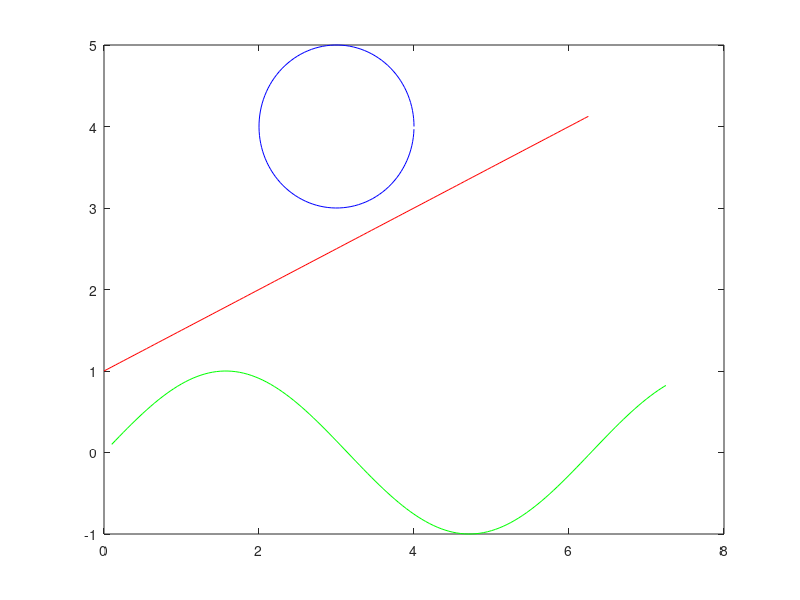
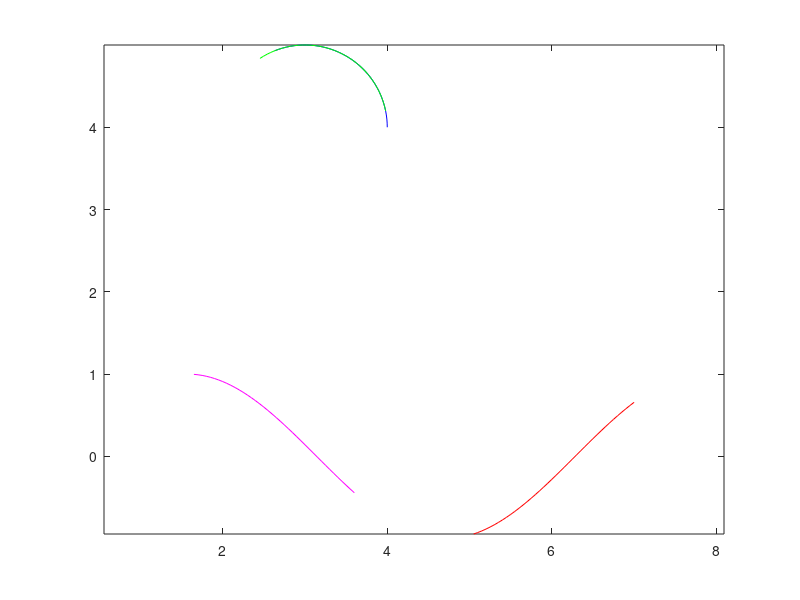
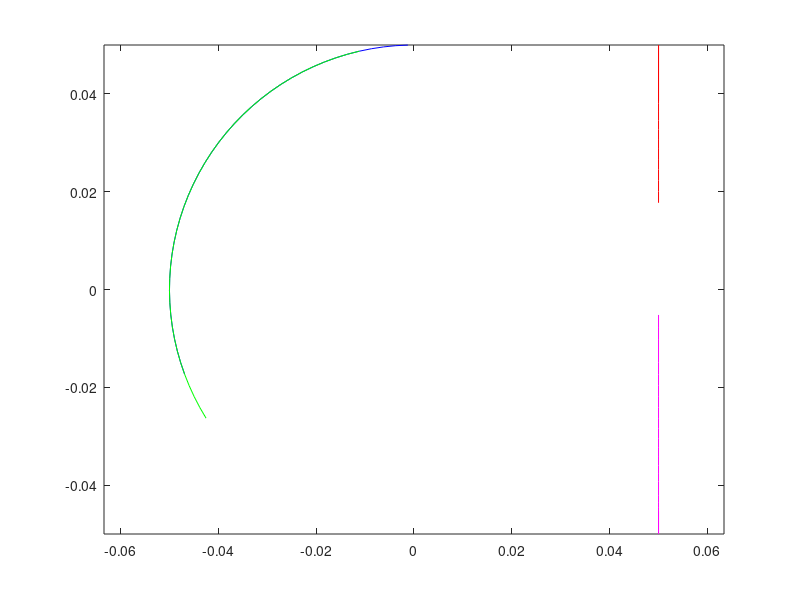

Source code (MATLAB) for these figures, in order: (Note: this script raises an error after producing the figures.)
% small test

% circle
c = [ 3 4];
r = 1;
t = 0:0.05:2*pi;

sx1 = c(1) + r * cos(t) + 0.0*randn(size(t));
sy1 = c(2) + r * sin(t) + 0.000*randn(size(t));


A = [0.9988 -0.05;0.05 0.9988];

plot(sx1,sy1,'b');


% sin
sx2 = 0.1:0.05:2*pi+1;
sy2 = sin(sx2);

hold on;plot(sx2,sy2,'g');hold off;

k = 0.5;
b = 1;
sx3 = 0:0.05:2*pi;
sy3 = k * sx3 + b;

hold on;plot(sx3,sy3,'r');hold off;

L = 40;

ind1 = 1:1+L-1;
% ind1 = 1:length(t);
% ind1 = 1:126;
ind2 = 5:5+L-1;
ind3 = 32:32+L-1;
ind4 = 100:100+L-1;

x1 = sx1(ind1);
y1 = sy1(ind1);
x2 = sx1(ind2);
y2 = sy1(ind2);
x3 = sx2(ind3);
y3 = sy2(ind3);
x4 = sx2(ind4);
y4 = sy2(ind4);

figure(2);
plot(x1,y1,'b');
hold;
plot(x2,y2,'g');
plot(x3,y3,'m');
plot(x4,y4,'r');
hold;
axis equal

u1 = diff(x1);
v1 = diff(y1);
u2 = diff(x2);
v2 = diff(y2);
u3 = diff(x3);
v3 = diff(y3);
u4 = diff(x4);
v4 = diff(y4);

figure(3);
plot(u1,v1,'b');
hold;
plot(u2,v2,'g');
plot(u3,v3,'m');
plot(u4,v4,'r');
hold;
axis equal

L = 44;

Hx1 = hankel(x1(1:ceil(L/2)),x1(ceil(L/2):end));
Hy1 = hankel(y1(1:ceil(L/2)),y1(ceil(L/2):end));
H1 = [Hx1;Hy1];

Hx2 = hankel(x2(1:ceil(L/2)),x2(ceil(L/2):end));
Hy2 = hankel(y2(1:ceil(L/2)),y2(ceil(L/2):end));
H2 = [Hx2;Hy2];

Hx3 = hankel(x3(1:ceil(L/2)),x3(ceil(L/2):end));
Hy3 = hankel(y3(1:ceil(L/2)),y3(ceil(L/2):end));
H3 = [Hx3;Hy3];

Hx4 = hankel(x4(1:ceil(L/2)),x4(ceil(L/2):end));
Hy4 = hankel(y4(1:ceil(L/2)),y4(ceil(L/2):end));
H4 = [Hx4;Hy4];

Hu1 = hankel(u1(1:ceil(L/2)),u1(ceil(L/2):end));
Hv1 = hankel(v1(1:ceil(L/2)),v1(ceil(L/2):end));
Hd1 = [Hu1;Hv1];

Hu2 = hankel(u2(1:ceil(L/2)),u2(ceil(L/2):end));
Hv2 = hankel(v2(1:ceil(L/2)),v2(ceil(L/2):end));
Hd2 = [Hu2;Hv2];

Hu3 = hankel(u3(1:ceil(L/2)),u3(ceil(L/2):end));
Hv3 = hankel(v3(1:ceil(L/2)),v3(ceil(L/2):end));
Hd3 = [Hu3;Hv3];

Hu4 = hankel(u4(1:ceil(L/2)),u4(ceil(L/2):end));
Hv4 = hankel(v4(1:ceil(L/2)),v4(ceil(L/2):end));
Hd4 = [Hu4;Hv4];

% H1 = H1';
% H2 = H2';
% H3 = H3';
% H4 = H4';
% Hd1 = Hd1';
% Hd2 = Hd2';
% Hd3 = Hd3';
% Hd4 = Hd4';

Hu1_p = Hu1 / (norm(Hu1*Hu1','fro')^0.5);
Hu2_p = Hu2 / (norm(Hu2*Hu2','fro')^0.5);
Hu3_p = Hu3 / (norm(Hu3*Hu3','fro')^0.5);
Hu4_p = Hu4 / (norm(Hu4*Hu4','fro')^0.5);
Hv1_p = Hv1 / (norm(Hv1*Hv1','fro')^0.5);
Hv2_p = Hv2 / (norm(Hv2*Hv2','fro')^0.5);
Hv3_p = Hv3 / (norm(Hv3*Hv3','fro')^0.5);
Hv4_p = Hv4 / (norm(Hv4*Hv4','fro')^0.5);

d12 = 2-0.5*norm(Hu1_p*Hu1_p'+Hu2_p*Hu2_p','fro')-0.5*norm(Hv1_p*Hv1_p'+Hv2_p*Hv2_p','fro')
d13 = 2-0.5*norm(Hu1_p*Hu1_p'+Hu3_p*Hu3_p','fro')-0.5*norm(Hv1_p*Hv1_p'+Hv3_p*Hv3_p','fro')
d23 = 2-0.5*norm(Hu2_p*Hu2_p'+Hu3_p*Hu3_p','fro')-0.5*norm(Hv2_p*Hv2_p'+Hv3_p*Hv3_p','fro')
d14 = 2-0.5*norm(Hu1_p*Hu1_p'+Hu4_p*Hu4_p','fro')-0.5*norm(Hv1_p*Hv1_p'+Hv4_p*Hv4_p','fro')
d24 = 2-0.5*norm(Hu2_p*Hu2_p'+Hu4_p*Hu4_p','fro')-0.5*norm(Hv2_p*Hv2_p'+Hv4_p*Hv4_p','fro')
d34 = 2-0.5*norm(Hu3_p*Hu3_p'+Hu4_p*Hu4_p','fro')-0.5*norm(Hv3_p*Hv3_p'+Hv4_p*Hv4_p','fro')

tic;

[U1,S1,V1] = svd(H1);
[U2,S2,V2] = svd(H2);
[U3,S3,V3] = svd(H3);
[U4,S4,V4] = svd(H4);
[Ud1,Sd1,Vd1] = svd(Hd1);
[Ud2,Sd2,Vd2] = svd(Hd2);
[Ud3,Sd3,Vd3] = svd(Hd3);
[Ud4,Sd4,Vd4] = svd(Hd4);
% H1 = U1*(S1>1e-3)*V1';
% H2 = U2*(S2>1e-3)*V2';
% H3 = U3*(S3>1e-3)*V3';
% H4 = U4*(S4>1e-3)*V4';

H1_p = H1 / (norm(H1*H1','fro')^0.5);
H2_p = H2 / (norm(H2*H2','fro')^0.5);
H3_p = H3 / (norm(H3*H3','fro')^0.5);
H4_p = H4 / (norm(H4*H4','fro')^0.5);

d12 = 2 - norm(H1_p*H1_p' + H2_p*H2_p', 'fro');
d13 = 2 - norm(H1_p*H1_p' + H3_p*H3_p', 'fro');
d23 = 2 - norm(H2_p*H2_p' + H3_p*H3_p', 'fro');
d14 = 2 - norm(H1_p*H1_p' + H4_p*H4_p', 'fro');
d24 = 2 - norm(H2_p*H2_p' + H4_p*H4_p', 'fro');
d34 = 2 - norm(H3_p*H3_p' + H4_p*H4_p', 'fro');

toc

d12
d13
d23
d14
d24
d34

tic;

% [U1,S1,V1] = svd(H1);
% [U2,S2,V2] = svd(H2);
% [U3,S3,V3] = svd(H3);
% [U4,S4,V4] = svd(H4);
% H1 = U1*(S1>1e-3)*V1';
% H2 = U2*(S2>1e-3)*V2';
% H3 = U3*(S3>1e-3)*V3';
% H4 = U4*(S4>1e-3)*V4';

Hx1 = bsxfun(@minus, Hx1, mean(Hx1));
Hy1 = bsxfun(@minus, Hy1, mean(Hy1));
Hx2 = bsxfun(@minus, Hx2, mean(Hx2));
Hy2 = bsxfun(@minus, Hy2, mean(Hy2));
Hx3 = bsxfun(@minus, Hx3, mean(Hx3));
Hy3 = bsxfun(@minus, Hy3, mean(Hy3));
Hx4 = bsxfun(@minus, Hx4, mean(Hx4));
Hy4 = bsxfun(@minus, Hy4, mean(Hy4));

H1 = [Hx1;Hy1];
H2 = [Hx2;Hy2];
H3 = [Hx3;Hy3];
H4 = [Hx4;Hy4];

H1_p = H1 / (norm(H1*H1','fro')^0.5);
H2_p = H2 / (norm(H2*H2','fro')^0.5);
H3_p = H3 / (norm(H3*H3','fro')^0.5);
H4_p = H4 / (norm(H4*H4','fro')^0.5);

d12 = 2 - norm(H1_p*H1_p' + H2_p*H2_p', 'fro');
d13 = 2 - norm(H1_p*H1_p' + H3_p*H3_p', 'fro');
d23 = 2 - norm(H2_p*H2_p' + H3_p*H3_p', 'fro');
d14 = 2 - norm(H1_p*H1_p' + H4_p*H4_p', 'fro');
d24 = 2 - norm(H2_p*H2_p' + H4_p*H4_p', 'fro');
d34 = 2 - norm(H3_p*H3_p' + H4_p*H4_p', 'fro');

toc

d12
d13
d23
d14
d24
d34

tic;

Hx1 = bsxfun(@minus, Hx1, mean(Hx1));
Hy1 = bsxfun(@minus, Hy1, mean(Hy1));
Hx2 = bsxfun(@minus, Hx2, mean(Hx2));
Hy2 = bsxfun(@minus, Hy2, mean(Hy2));
Hx3 = bsxfun(@minus, Hx3, mean(Hx3));
Hy3 = bsxfun(@minus, Hy3, mean(Hy3));
Hx4 = bsxfun(@minus, Hx4, mean(Hx4));
Hy4 = bsxfun(@minus, Hy4, mean(Hy4));

H1 = [Hx1;Hy1];
H2 = [Hx2;Hy2];
H3 = [Hx3;Hy3];
H4 = [Hx4;Hy4];

H1_p2 = H1 / norm(H1,'fro');
H2_p2 = H2 / norm(H2,'fro');
H3_p2 = H3 / norm(H3,'fro');
H4_p2 = H4 / norm(H4,'fro');

H1_p = bsxfun(@rdivide, H1, sqrt(sum(H1.^2))) / sqrt(size(H1,2));
H2_p = bsxfun(@rdivide, H2, sqrt(sum(H2.^2))) / sqrt(size(H2,2));
H3_p = bsxfun(@rdivide, H3, sqrt(sum(H3.^2))) / sqrt(size(H3,2));
H4_p = bsxfun(@rdivide, H4, sqrt(sum(H4.^2))) / sqrt(size(H4,2));


[U1,S1,V1] = svd(H1_p);
[U2,S2,V2] = svd(H2_p);
[U3,S3,V3] = svd(H3_p);
[U4,S4,V4] = svd(H4_p);
s1 = diag(S1);
s2 = diag(S2);
s3 = diag(S3);
s4 = diag(S4);

% d12 = 1 - sum(sum(abs((U1*sqrt(S1))'*(U2*sqrt(S2))).^2));
% d13 = 1 - sum(sum(abs((U1*S1)'*(U3*S3))));
% d23 = 1 - sum(sum(abs((U2*S2)'*(U3*S3))));
% d14 = 1 - sum(sum(abs((U1*S1)'*(U4*S4))));
% d24 = 1 - sum(sum(abs((U2*S2)'*(U4*S4))));
% d34 = 1 - sum(sum(abs((U3*S3)'*(U4*S4))));

d12 = 1 - sum(sum(((U1*sqrt(S1))'*(U2*sqrt(S2))).^2));
d13 = 1 - sum(sum(((U1*sqrt(S1))'*(U3*sqrt(S3))).^2));
d23 = 1 - sum(sum(((U2*sqrt(S2))'*(U3*sqrt(S3))).^2));
d14 = 1 - sum(sum(((U1*sqrt(S1))'*(U4*sqrt(S4))).^2));
d24 = 1 - sum(sum(((U2*sqrt(S2))'*(U4*sqrt(S4))).^2));
d34 = 1 - sum(sum(((U3*sqrt(S3))'*(U4*sqrt(S4))).^2));

toc

d12
d13
d23
d14
d24
d34

tic

Hd1_p = Hd1 / norm(Hd1,'fro');
Hd2_p = Hd2 / norm(Hd2,'fro');
Hd3_p = Hd3 / norm(Hd3,'fro');
Hd4_p = Hd4 / norm(Hd4,'fro');

[Ud1,Sd1,Vd1] = svd(Hd1_p);
[Ud2,Sd2,Vd2] = svd(Hd2_p);
[Ud3,Sd3,Vd3] = svd(Hd3_p);
[Ud4,Sd4,Vd4] = svd(Hd4_p);

d12 = 1 - sum(sum(abs((Ud1*Sd1)'*(Ud2*Sd2))));
d13 = 1 - sum(sum(abs((Ud1*Sd1)'*(Ud3*Sd3))));
d23 = 1 - sum(sum(abs((Ud2*Sd2)'*(Ud3*Sd3))));
d14 = 1 - sum(sum(abs((Ud1*Sd1)'*(Ud4*Sd4))));
d24 = 1 - sum(sum(abs((Ud2*Sd2)'*(Ud4*Sd4))));
d34 = 1 - sum(sum(abs((Ud3*Sd3)'*(Ud4*Sd4))));

toc

d12
d13
d23
d14
d24
d34

tic

d12 = subspace(Hd1,Hd2);
d13 = subspace(Hd1,Hd3);
d23 = subspace(Hd2,Hd3);
d14 = subspace(Hd1,Hd4);
d24 = subspace(Hd2,Hd4);
d34 = subspace(Hd3,Hd4);

toc

d12
d13
d23
d14
d24
d34

% figure(4);
% tt = 1:L;
% plot(tt,x1,'b',tt,y1,'b',tt,x2,'g',tt,y2,'g',tt,x3,'m',tt,y3,'m',tt,x4,'r',tt,y4,'r');
% legend x1 y1 x2 y2 x3 y3 x4 y4

% %% cvx test
% addpath('/home/xikang/research/code/toolbox/cvx');
% [m,n] = size(H1);
% W1 = eye(m);
% W2 = eye(n);
% H = zeros(size(H1));
% H_pre = ones(size(H));
% while norm(H-H_pre,'fro') > 1e-3
%     H_pre = H;
%     cvx_begin
%     b1 = [ones(8);zeros(8)];
%     b2 = [zeros(8);ones(8)];
%     variables Y(m,m) Z(n,n);
%     variables H(m,n) a1 a2;
%     a1*b1 + a2*b2 + H == H2;
%     [Y H; H' Z] == semidefinite(24);
%     % minimize(norm_nuc(H));
%     minimize(trace(W1*Y)+trace(W2*Z));
%     cvx_end
%     
%     sy = svd(Y);
%     sz = svd(Z);
%     W1 = inv(Y + sy(1)*eye(16));
%     W2 = inv(Z + sz(1)*eye(8));
%     
% end
% rmpath('/home/xikang/research/code/toolbox/cvx');

%% remove all dc components
% dc1 = [ones(8,1);zeros(8,1)];
% dc2 = [zeros(8,1);ones(8,1)];
% for i = 1:size(H1,2)
%     temp = H1(:,i);
%     temp = temp - (temp'*dc1)/(dc1'*dc1)*dc1 - (temp'*dc2)/(dc2'*dc2)*dc2;
%     temp = temp/norm(temp);
%     H1(:,i) = temp;
% end
% H1 = H1/sqrt(size(H1,2));
% for i = 1:size(H2,2)
%     temp = H2(:,i);
%     temp = temp - (temp'*dc1)/(dc1'*dc1)*dc1 - (temp'*dc2)/(dc2'*dc2)*dc2;
%     temp = temp/norm(temp);
%     H2(:,i) = temp;
% end
% H2 = H2/sqrt(size(H2,2));
% for i = 1:size(H3,2)
%     temp = H3(:,i);
%     temp = temp - (temp'*dc1)/(dc1'*dc1)*dc1 - (temp'*dc2)/(dc2'*dc2)*dc2;
%     temp = temp/norm(temp);
%     H3(:,i) = temp;
% end
% H3 = H3/sqrt(size(H3,2));

%% compute translation
% svd(Hx1)
% svd(Hx2)
% svd([Hx1 Hx2])
x = x1+10;
% H = hankel_mo(x,[3,24]);
H = hankel_mo(x);
s = sym('s');
d = det((H+s)*(H+s).');
coef = sym2poly(vpa(d));
r = roots(coef);
r

T = findTranslation(x1')

% addpath(genpath('/home/xikang/research/code/toolbox/multipoly'));
% pvar s;
% d = det((H+s)*(H+s)')
% coef = full(d.coef)
% r = roots(coef);
% disp('original r is');
% r
% % filter out small imaginary part
% thr = 0.1;
% ind = abs(imag(r))<thr*abs(real(r));
% r(ind) = real(r(ind));
% disp('imag filtered r is');
% r
% % find double roots
% thr_d = 0.01;
% r = sort(r);
% counter = 1;
% valid = false(length(r));
% while counter < length(r)
%     if abs(r(counter)-r(counter+1))/abs(r(counter)) < thr_d
%         valid(counter) = true;
%         counter = counter + 2;
%     else
%         counter = counter + 1;
%     end
% end
% r = r(valid);
% disp('double filtered r is');
% r

% rmpath(genpath('/home/xikang/research/code/toolbox/multipoly'));
% addpath('/home/xikang/research/code/toolbox/cvx');
% cvx_begin
% variable c;
% W = (H+c)*(H+c)';
% log_det(W) == 0;
% minimize(0);
% cvx_end
% rmpath('/home/xikang/research/code/toolbox/cvx');

